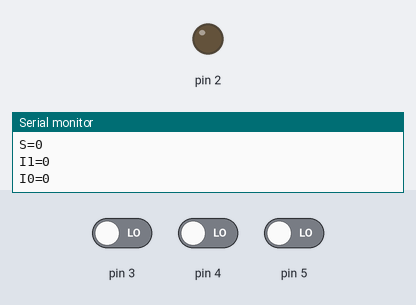
The sketch below on a simulated Arduino Uno, built with avr-gcc and run on an emulated ATmega328P. On the bench: output pins drawn as LEDs (lit = HIGH), the last lines printed to the serial monitor. Inputs (shaded band) come from the test bench; at power-on: pin 5 LOW, pin 3 LOW, pin 4 LOW.

Above: at 1.2 s.
1.3 s: pin 5 driven HIGH
At 2.3 s:
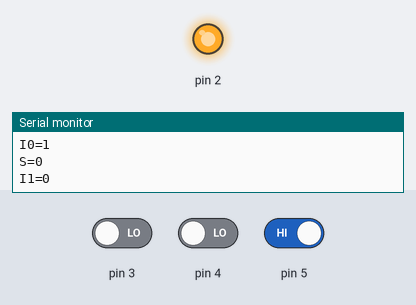
2.8 s: pin 5 driven LOW
At 3.5 s:
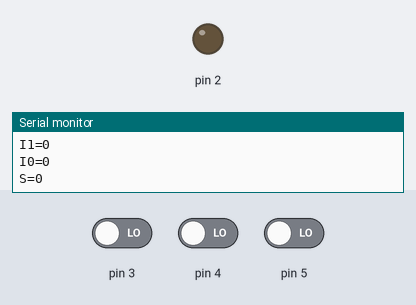
Timing chart, 0 to 5.8 s (numbered marks = the images above; inputs shaded):
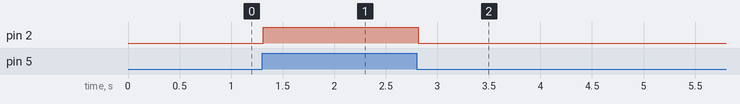

Measured:
- after the input at 1.3 s, pin 2: LOW → HIGH at once
- after the input at 2.8 s, pin 2: HIGH → LOW at once

The sketch:

_SOFTWARE_PROCESS_USING_NAND_GATES_S_10+S11___S_10___S11____.ino
```cpp
// C++ code
//
void setup()
{
    pinMode(2, OUTPUT);
    pinMode(3, INPUT);
    pinMode(4, INPUT);
    pinMode(5, INPUT);
    Serial.begin(9600);
}

void loop()
{
    int S = digitalRead(3);
    Serial.print("S=");
    Serial.println(S);
    int I1 = digitalRead(4);
    Serial.print("I1=");
    Serial.println(I1);
    int I0 = digitalRead(5);
    Serial.print("I0=");
    Serial.println(I0);
    digitalWrite(2, !S & I0 | S & I1);
    Serial.println();
}
```
